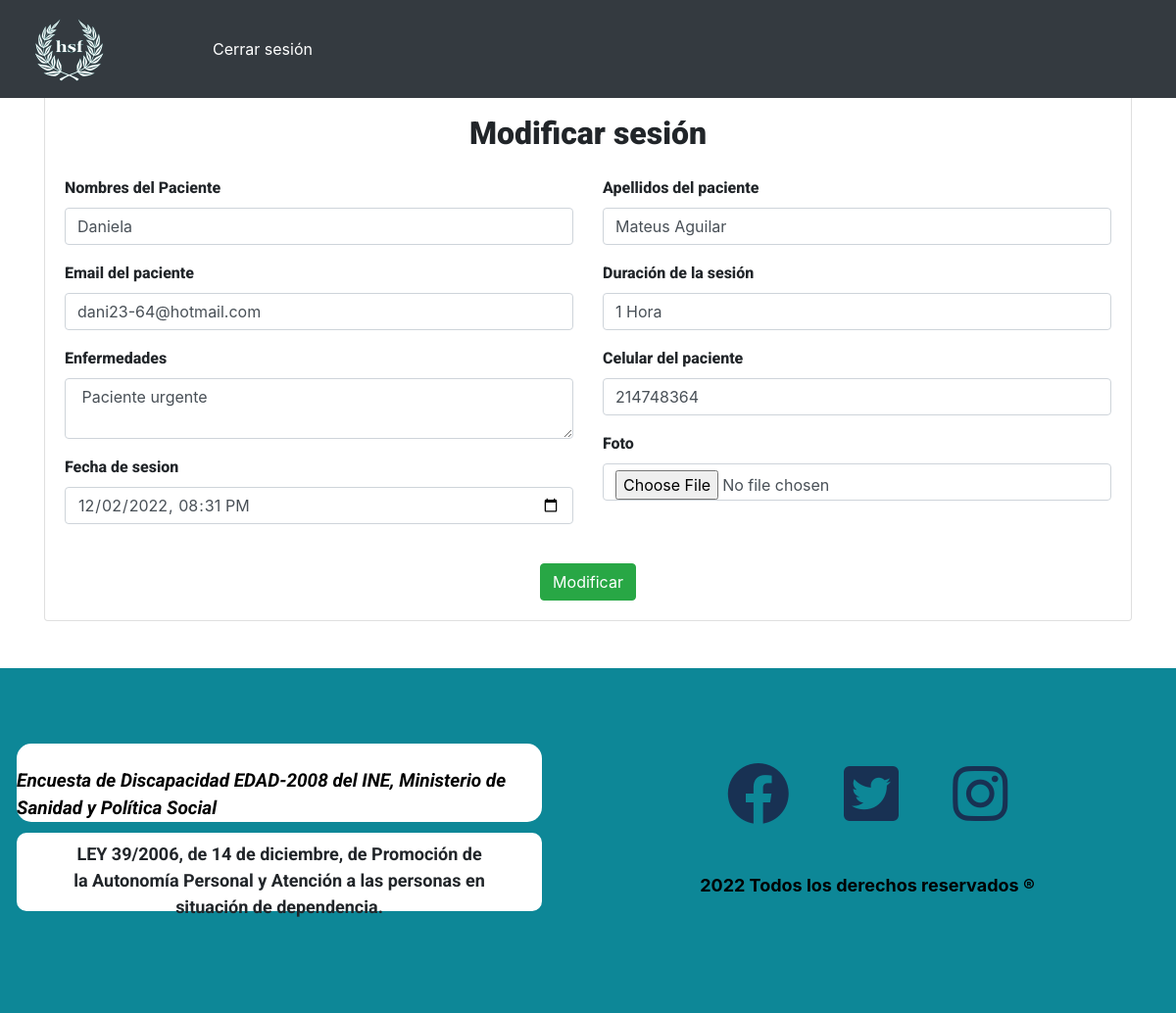
Page /Paciente/edit.php?id=8 on the committed database.
### tables this page shows
CREATE TABLE `pacientes` (
  `id` int(11) NOT NULL,
  `Nombre` varchar(50) NOT NULL,
  `Apellidos` varchar(50) NOT NULL,
  `Correo` varchar(50) NOT NULL,
  `Celular` int(11) NOT NULL,
  `Enfermedades` varchar(250) NOT NULL,
  `duracionSecion` varchar(50) NOT NULL,
  `imagen` varchar(100) NOT NULL,
  `fecha` datetime NOT NULL
);

### config/database.php (called while the page is built, shortened)
<?php
class Database{
    public $host = 'localhost';
    public $user = 'root';
    public $pass = '';
    public $db = 'sesiones';
    function __construct(){
        $this->conexion = $this->connectToDatabase();
        return $this -> conexion;
    }
    function connectToDatabase(){
        $conexion= mysqli_connect($this->host, $this->user, $this->pass, $this->db);
        return $conexion;
    }
}

### Paciente/Paciente.php (called while the page is built, shortened)
<?php
include ('../config/database.php');
class Paciente{
    public $conexion;
    function __construct(){
        $db = new Database();
        $this->conexion =$db->connectToDatabase();
    }
    function getOne($id){
        $sql= "SELECT * FROM Pacientes WHERE id=$id";
        return mysqli_query($this->conexion, $sql);
    }
    }
?>

### Paciente/edit.php (the view, shortened to what this page needs)
<?php
include ('Paciente.php');
$p = new Paciente();
$dp= mysqli_fetch_object($p->getOne($_GET['id']));
$date = new dateTime($dp->fecha);
?>
<!DOCTYPE html>
<html lang="en">
    <head>
        <link rel="stylesheet" href="https://cdnjs.cloudflare.com/ajax/libs/font-awesome/6.2.1/css/all.min.css"crossorigin="anonymous" />
        <link rel="stylesheet" href="https://cdn.jsdelivr.net/npm/bootstrap@4.6.2/dist/css/bootstrap.min.css">
        <link rel="stylesheet" href="../Estilos/edit.css">
    </head>
    <body>
        <header>
            <nav class="navbar navbar-expand-lg fixed-top bg-dark">
                <div class="container-fluid">
                <a class="navbar-brand" href="./index.html">
                    <img class="w-50" src="../images/Logo.png" alt="">
                </a>
                <div class="collapse navbar-collapse center-items" id="navbarNav">
                    <ul class="navbar-nav">
                        <li>
                            <a class="nav-link" href="<?= ROOT ?>admi.html" > Cerrar sesión </a>
                        </li>
                    </ul>
                </div>
                </div>
            </nav>
        </header>
        <section class="container-top">
            <div class="container">
                <div class="card">
                    <div class="card-body">
                        <h2 class="text-center mb-2 title-register"> Modificar sesión</h2>
                        <form method="POST" enctype="multipart/form-data">
                            <div class="row mb-2">
                                <div class="col">
                                    <div class="form-group mt-3">
                                        <label for="nombres">Nombres del Paciente</label>
                                        <input type="text" name="nombres" id="nombres" placeholder="Nombres " class="form-control" value="<?= $dp->Nombre ?>" />
                                    </div>
                                    <div class="form-group mt-3">
                                        <label for="Correo">Email del paciente</label>
                                        <input type="email" name="Correo" id="Correo" placeholder="Email" class="form-control" value="<?=$dp->Correo?>"/>
                                    </div>
                                    <div class="form-group mt-3">
                                        <label for="fecha">Enfermedades</label>
                                        <textarea id="enfermedades" name="enfermedades" id="enfermedades" placeholder="Enfermedades" class="form-control" ><?=$dp->Enfermedades?> </textarea>
                                    </div>
                                    <div class="form-group mt-3">
                                        <label for="fecha">Fecha de sesion</label>
                                        <input type="datetime-local" name="fecha" id="fecha" class="form-control" value="<?=$date->format('Y-m-d\TH:i') ?>" />
                                    </div>
                                </div>
                                <div class="col">
                                    <div class="form-group mt-3">
                                        <label for="nombres">Apellidos del paciente</label>
                                        <input type="text" name="apellidos" id="apellidos" placeholder="Apellidos" class="form-control" value="<?=$dp->Apellidos?>"/>
                                    </div>
                                    <div class="form-group mt-3">
                                        <label for="duracionSecion">Duración de la sesión</label>
                                        <input type="text" name="duracionSecion" id="duracionSecion" placeholder="Duración" class="form-control" value="<?=$dp->duracionSecion?>"/>
                                    </div>
                                    <div class="form-group mt-3">
                                        <label for="celular">Celular del paciente</label>
                                        <input type="number" name="celular" id="celular" placeholder="Celular del paciente" class="form-control" value="<?=$dp->Celular?>"/>
                                    </div>
                                    <div class="form-group mt-3">
                                        <label for="imagen">Foto</label>
                                        <input type="file" name="imagen" id="imagen" class="form-control" />
                                    </div>
                                </div>
                            </div>
                            <div class="btn-container mt-4">
                                <button class="btn btn-success"> Modificar</button>
                            </div>
                        </form>
                    </div>
                </div>
            </div>
        </section>
        <footer class="bg-footer mt-5 ">
            <div class="row w-100">
                <div class="col">
                <article class="art-style">
                    <cite>
                    Encuesta de Discapacidad EDAD-2008 del INE,
                    Ministerio de Sanidad y Política Social
                    </cite>
                </article>
                <address class="dir-style-law">
                    LEY 39/2006, de 14 de diciembre, de Promoción
                    de la Autonomía Personal y Atención a las personas
                    en situación de dependencia.
                </address>
                </div>
                <div class="col">
                <div class="icons-social-media">
                    <a href="https://www.facebook.com/people/Helping-Special-Families/100088909987339/?is_tour_dismissed=true" target="_blank"><i class="fa-brands fa-facebook fa-4x"></i></a>
                    <a href=""><i class="fa-brands fa-square-twitter fa-4x"></i></a>
                    <a href=""><i class="fa-brands fa-instagram fa-4x"></i></a>
                </div>
                <div class="reserved-rigths">
                    <p>2022 Todos los derechos reservados ®</p>
                </div>
                </div>
            </div>
        </footer>
    </body>
</html>

### Estilos/edit.css (style rules this page uses)
body { margin: 0; padding: 0; }
.navbar a { color: #fff !important; }
.container-top { margin-top: 8%; }
.title-register { font-family: Roboto; font-weight: 900; }
.card label { font-family: Roboto; font-weight: 800; }
.bg-footer { background-color: rgb(13, 135, 151); height: 22rem; padding-top: 4%; }
.art-style { background-color: #fff; border-radius: 15px; color: #000; display: flex; font-weight: bold; font-size: 19px; height: 5rem; justify-content: center; margin-top: 5%; margin-left: 3%; margin-right: 3%; padding-top: 1.5rem; font-family: Roboto; }
.dir-style-law { background-color: #fff; border-radius: 10px; font-size: 18px; font-family: Roboto; font-weight: bold; height: 5rem; padding-top: .5rem; margin-top: 2%; margin-left: 3%; margin-right: 3%; padding-left: 10%; padding-right: 10%; text-align: center; }
.reserved-rigths { margin-top: 1%; font-size: 18px; color: #000; font-weight: bold; }
.icons-social-media { display: flex; justify-content: space-around; padding-left: 20%; padding-right: 20%; margin-top: 3em; margin-bottom: 3rem; }
.icons-social-media a { text-decoration: none !important; color: #183153; }
.btn-container, .reserved-rigths { display: flex; justify-content: center; }

### rows in the picture
pacientes: nombres "Daniela", Correo "dani23-64@hotmail.com", enfermedades "Paciente urgente", fecha "12/02/2022 20:31", apellidos "Mateus Aguilar", duracionSecion "1 Hora", celular "214748364"
